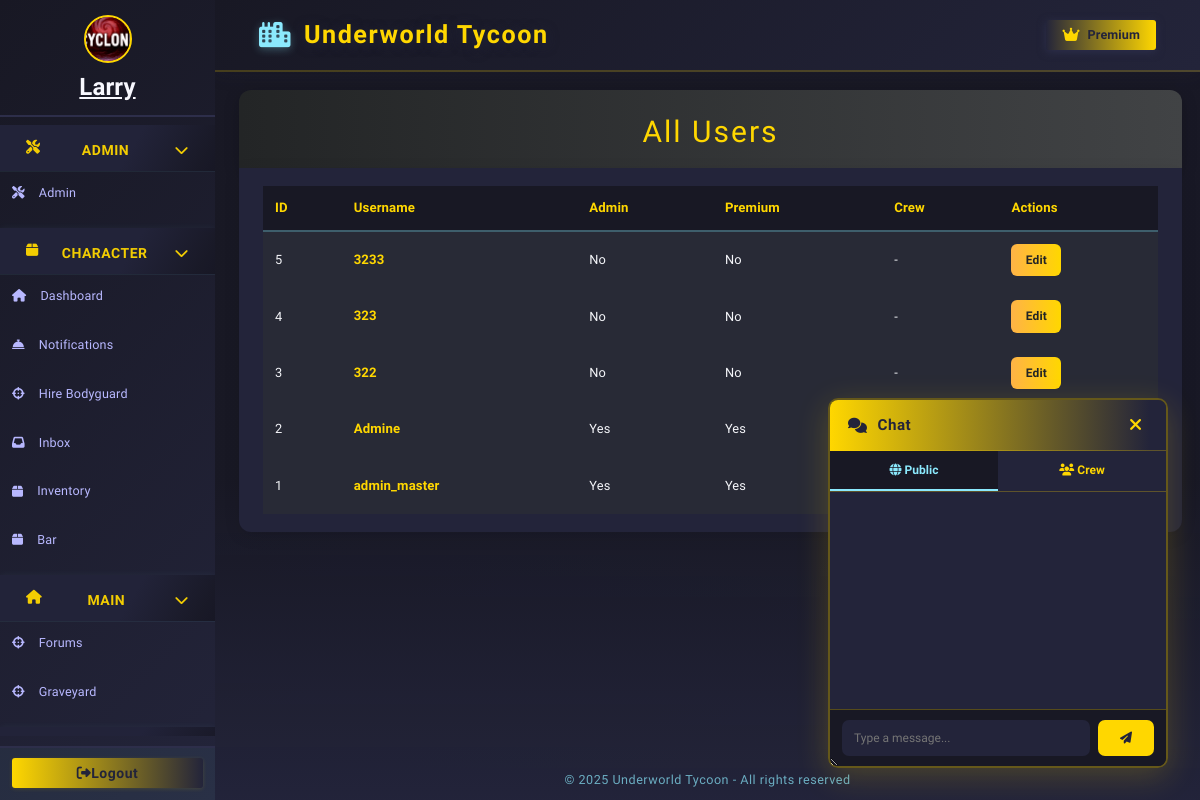
The app's page /admin/users (signed in) with its own data.
### models/character.py (models this page shows, shortened)
class Character(db.Model):
    __tablename__ = 'character'
    id = db.Column(db.Integer, primary_key=True)
    user_id = db.Column(db.Integer, db.ForeignKey('user.id'), nullable=True)
    user = db.relationship('User', backref=db.backref('linked_character', overlaps="linked_characters"), foreign_keys=[user_id], overlaps="linked_characters")
    name = db.Column(db.String(64), unique=True, nullable=False)
    bodyguards = db.Column(db.Integer, default=0)
    date_created = db.Column(db.DateTime, nullable=True, default=datetime.utcnow)
    health = db.Column(db.Integer, default=100)
    money = db.Column(db.Integer, default=250)
    level = db.Column(db.Integer, default=1)
    xp = db.Column(db.Integer, default=0)
    last_crime_time = db.Column(db.DateTime, nullable=True)
    last_travel_time = db.Column(db.DateTime, nullable=True)
    city = db.Column(db.String(64), default="New York")
    gun_id = db.Column(db.Integer, db.ForeignKey('shop_item.id'))
    gun = db.relationship('ShopItem', foreign_keys=[gun_id])
    in_jail = db.Column(db.Boolean, default=False)
    jail_until = db.Column(db.DateTime, nullable=True)
    bar_timer = db.Column(db.DateTime, nullable=True)
    bar_cooldown = db.Column(db.DateTime, nullable=True)  # New field for bar cooldown
    crime_group_id = db.Column(db.Integer, db.ForeignKey('organized_crime.id'))
    crime_group = db.relationship("OrganizedCrime", back_populates="members", foreign_keys=[crime_group_id])
    master_id = db.Column(db.Integer, db.ForeignKey('user.id'))
    equipped_gun_id = db.Column(db.Integer, db.ForeignKey('gun.id'), nullable=True)
    equipped_gun = db.relationship('Gun', foreign_keys=[equipped_gun_id])
    earn_streak = db.Column(db.Integer, default=0)
    last_earned = db.Column(db.DateTime, nullable=True)
    is_alive = db.Column(db.Boolean, default=True)
    profile_image = db.Column(db.String(255), nullable=True)
    crew_id = db.Column(db.Integer, db.ForeignKey('crew.id'))
    linked_user = db.relationship('User', foreign_keys=[user_id], overlaps="linked_character,linked_characters,user")
    crew = db.relationship('Crew', backref='characters')
    bio = db.Column(db.Text, default="")
    bodyguard_names = db.Column(db.Text, default="[]")  # Store as JSON list of names
    steal_cooldown = db.Column(db.DateTime, nullable=True)

### models/user.py (models this page shows, shortened)
class User(db.Model, UserMixin):
    __tablename__ = 'user'
    id = db.Column(db.Integer, primary_key=True)
    username = db.Column(db.String(12), unique=True, nullable=False)
    password_hash = db.Column(db.String(150), nullable=False)
    crew_id = db.Column(db.Integer, db.ForeignKey('crew.id'), nullable=True)
    email = db.Column(db.String(120), unique=True, nullable=False)
    email_verified = db.Column(db.Boolean, default=False)
    email_verification_token = db.Column(db.String(128), nullable=True)
    reset_token = db.Column(db.String(128), nullable=True)
    reset_token_expiry = db.Column(db.DateTime, nullable=True)
    last_seen = db.Column(db.DateTime, default=datetime.utcnow)
    last_earned = db.Column(db.DateTime, default=None, nullable=True)
    is_admin = db.Column(db.Boolean, default=False)
    premium = db.Column(db.Boolean, default=False)
    premium_until = db.Column(db.DateTime, nullable=True)
    last_known_ip = db.Column(db.String(45))
    organized_crime_id = db.Column(db.Integer, db.ForeignKey('organized_crime.id'))
    last_crime_time = db.Column(db.DateTime, nullable=True)
    gun_id = db.Column(db.Integer, db.ForeignKey('shop_item.id'), nullable=True)
    gun = db.relationship('ShopItem', foreign_keys=[gun_id])
    character = db.relationship('Character', backref='master', uselist=False, foreign_keys='Character.master_id')
    characters = db.relationship(
        'Character',
        backref=db.backref('owner', overlaps="character,master"),
        lazy=True,
        foreign_keys='Character.master_id',
        overlaps="character,master"
    )
    kills = db.Column(db.Integer, default=0)
    linked_characters = db.relationship('Character', foreign_keys='Character.user_id')

### models/admin.py (the view)
@admin_bp.route('/users')
@limiter.limit("20 per minute")
@admin_required
def admin_users():
    users = User.query.order_by(User.id.desc()).all()
    return render_template('admin/users.html', users=users)

### models/forms.py
class UpgradeForm(FlaskForm):
    submit = SubmitField('Upgrade')

class ChatForm(FlaskForm):
    message = StringField('Message', validators=[DataRequired()])
    submit = SubmitField('Send')

### app.py (called while the page is built)
@app.before_request
def update_last_seen():
    if current_user.is_authenticated:
        now = datetime.utcnow()
        if not current_user.last_seen or (now - current_user.last_seen).seconds > 1:
            current_user.last_seen = now
            db.session.commit()

@app.before_request
def enable_sqlite_fk():
    if db.engine.url.drivername == 'sqlite':
        with db.engine.connect() as conn:
            conn.execute(db.text("PRAGMA foreign_keys=ON"))

@login_manager.user_loader
def load_user(user_id):
    return db.session.get(User, int(user_id))

@app.context_processor
def inject_upgrade_form():
    return dict(upgrade_form=UpgradeForm())

@app.context_processor
def inject_user():
    return dict(user=current_user)

@app.context_processor
def inject_current_character():
    from flask_login import current_user
    if current_user.is_authenticated:
        character = Character.query.filter_by(master_id=current_user.id, is_alive=True).first()
        return dict(current_character=character)
    return dict(current_character=None)

@app.context_processor
def inject_is_godfather():
    if current_user.is_authenticated:
        character = Character.query.filter_by(master_id=current_user.id, is_alive=True).first()
        if character and Godfather.query.filter_by(character_id=character.id).first():
            return dict(is_godfather=True)
    return dict(is_godfather=False)

@app.context_processor
def inject_now():
    from datetime import datetime
    return {'now': datetime.utcnow}

@app.context_processor
def inject_chat_form():
    return dict(chat_form=ChatForm())

### models/admin.py (called while the page is built)
def admin_required(f):
    from functools import wraps
    @wraps(f)
    def decorated_function(*args, **kwargs):
        if not current_user.is_authenticated or not getattr(current_user, 'is_admin', False):
            flash("Admin access required.", "danger")
            return redirect(url_for('dashboard'))
        return f(*args, **kwargs)
    return decorated_function

### templates/admin/users.html (shortened to what this page needs)
{% extends "base.html" %}
{% block content %}
<div class="users-header">
    <h1>All Users</h1>
</div>
<div class="users-list">
    <table class="users-table">
        <tr>
            <th>ID</th>
            <th>Username</th>
            <th>Admin</th>
            <th>Premium</th>
            <th>Crew</th>
            <th>Actions</th>
        </tr>
        {% for user in users %}
        <tr>
            <td>{{ user.id }}</td>
            <td><span class="user-link">{{ user.username }}</span></td>
            <td>{{ 'Yes' if user.is_admin else 'No' }}</td>
            <td>{{ 'Yes' if user.premium else 'No' }}</td>
            <td>{{ user.crew_id or '-' }}</td>
            <td>
                <div class="user-actions">
                    <a href="{{ url_for('admin.admin_edit_user', user_id=user.id) }}" class="btn btn-primary">Edit</a>
                </div>
            </td>
        </tr>
        {% else %}
        <tr>
            <td colspan="6" style="color:#b8b8ff;">No users found.</td>
        </tr>
        {% endfor %}
    </table>
</div>
{% endblock %}

### templates/base.html (shortened to what this page needs)
<!DOCTYPE html>
<html lang="en">
<head>
  <link rel="stylesheet" href="https://cdn.jsdelivr.net/npm/bootstrap@4.6.2/dist/css/bootstrap.min.css">
  <link rel="stylesheet" href="https://cdnjs.cloudflare.com/ajax/libs/font-awesome/6.4.2/css/all.min.css">
</head>
<body class="fade-in">
  <div class="layout-root fade-in">
    {% block sidebar %}
    <div class="sidebar {% if request.endpoint in ['login', 'register'] %}d-none{% endif %}">
      <nav class="sidebar">
        {% if current_user.is_authenticated %}
          <div class="sidebar-user">
            {% set character = current_character %}
            {% if character and character.profile_image %}
              <img
                src="{{ url_for('static', filename=character.profile_image) if not character.profile_image.startswith('http') else character.profile_image }}"
                class="crew-avatar"
                alt="avatar"
                style="width:48px;height:48px;border-radius:50%;margin-bottom:6px;border:2px solid #ffd700;object-fit:cover;"
              >
            {% else %}
              <i id="char-name" class="fas fa-user-circle"></i>
            {% endif %}
            {% if character %}
              <a href="{{ url_for('profile_by_id', char_id=character.id) }}" style="color:inherit; text-decoration: underline;">
                <strong>{{ character.name }}</strong>
              </a>
            {% else %}
              <span><strong>No character</strong></span>
            {% endif %}
          </div>
        {% endif %}
        <div class="sidebar-nav">
          {% if current_user.is_authenticated and current_user.is_admin %}
          <div class="sidebar-category">
            <div class="sidebar-category-title collapsible" onclick="toggleSidebarCategory(this)">
              <i class="fas fa-tools"></i>&nbsp;Admin
              <span class="collapse-arrow"><i class="fas fa-chevron-down"></i></span>
            </div>
            <div class="sidebar-subnav">
              <a href="{{ url_for('admin.admin_dashboard') }}" class="{% if request.endpoint == 'admin.index' %}active{% endif %}">
                <i class="fas fa-tools"></i> <span>Admin</span>
              </a>
            </div>
          </div>
          {% endif %}
          <div class="sidebar-category">
            <div class="sidebar-category-title collapsible" onclick="toggleSidebarCategory(this)">
              <i class="fas fa-box"> </i>&nbsp;Character
              <span class="collapse-arrow"><i class="fas fa-chevron-down"></i></span>
            </div>
            <div class="sidebar-subnav">
              <a href="{{ url_for('dashboard') }}" class="{% if request.endpoint == 'dashboard' %}active{% endif %}">
                <i class="fas fa-home"></i> <span>Dashboard</span>
              </a>
              <a href="{{ url_for('notifications') }}" class="{% if request.endpoint == 'notifications' %}active{% endif %}">
                <i class="fas fa-concierge-bell"></i> <span>Notifications</span>
              </a>
              <a href="{{ url_for('hire_bodyguard') }}" class="{% if request.endpoint == 'hire_bodyguard' %}active{% endif %}">
                <i class="fas fa-crosshairs"></i> <span>Hire Bodyguard</span>
              </a>
              <a href="{{ url_for('inbox') }}" class="{% if request.endpoint == 'inbox' %}active{% endif %}">
                <i class="fas fa-inbox"></i> <span>Inbox</span>
              </a>
              <a href="{{ url_for('inventory') }}" class="{% if request.endpoint == 'inventory' %}active{% endif %}">
                <i class="fas fa-box"></i> <span>Inventory</span>
              </a>
              <a href="{{ url_for('send_beer') }}" class="{% if request.endpoint == 'send_beer' %}active{% endif %}">
                <i class="fas fa-box"></i> <span>Bar</span>
              </a>
            </div>
          </div>
          <div class="sidebar-category">
            <div class="sidebar-category-title collapsible" onclick="toggleSidebarCategory(this)">
              <i class="fas fa-home"></i>&nbsp;Main
              <span class="collapse-arrow"><i class="fas fa-chevron-down"></i></span>
            </div>
            <div class="sidebar-subnav">
              <a href="{{ url_for('forums') }}" class="{% if request.endpoint == 'forums' %}active{% endif %}">
                <i class="fas fa-crosshairs"></i> <span>Forums</span>
              </a>
              <a href="{{ url_for('graveyard') }}" class="{% if request.endpoint == 'graveyard' %}active{% endif %}">
                <i class="fas fa-crosshairs"></i> <span>Graveyard</span>
              </a>
            </div>
          </div>
          <div class="sidebar-category">
            <div class="sidebar-category-title collapsible" onclick="toggleSidebarCategory(this)">
            </div>
          </div>
        </div>
        <div class="sidebar-footer">
          {% if current_user.is_authenticated %}
          <a href="{{ url_for('logout') }}" class="btn"><i id="fas-fa" class="fas fa-sign-out-alt"></i><span>Logout</span> </a>
          {% endif %}
        </div>
      </nav>
    </div>
    {% endblock %}
    <div class="main-area">
      <header class="topbar">
        <span class="topbar-title">
          <i class="fas fa-city"></i> <a href="/"> {%block topbar_title %}Underworld Tycoon{% endblock %}</a>
        </span>
        <div class="topbar-actions">
          {% block topbar_actions %}
          {% if current_user.is_authenticated and not current_user.premium %}
          <form action="{{ url_for('upgrade') }}" method="post" class="d-inline">
            {{ upgrade_form.hidden_tag() }}
            {{ upgrade_form.submit(class_="btn") }}
          </form>
          {% elif current_user.is_authenticated and current_user.premium %}
          <span class="badge">
            <i class="fas fa-crown"></i> Premium
          </span>
          {% endif %}
          {% endblock %}
        </div>
      </header>
      <main class="content-area">
        {% block content %}{% endblock %}
      </main>
      <footer>
        &copy; {{ current_year if current_year else "2025" }} Underworld Tycoon - All rights reserved
      </footer>
    </div>
    {% if current_user.is_authenticated %}
    <div id="floating-chat">
      <div class="chat-header">
        <span class="chat-title"><i class="fas fa-comments"></i> Chat</span>
        <button type="button" class="chat-close" onclick="toggleChat()" title="Close chat">
          <i class="fas fa-times"></i>
        </button>
      </div>
      <div class="chat-tabs">
        <button type="button" id="tab-public" class="chat-tab active-tab" onclick="switchTab('public')">
          <i class="fas fa-globe"></i> Public
        </button>
        <button type="button" id="tab-crew" class="chat-tab" onclick="switchTab('crew')">
          <i class="fas fa-users"></i> Crew
        </button>
      </div>
      <div id="chat-messages" class="chat-messages"></div>
      <form id="chat-form" method="POST" autocomplete="off">
        {{ chat_form.message(id="chat-input", maxlength=250, placeholder="Type a message...") }}
        <button type="submit" id="chat-submit"><i class="fas fa-paper-plane"></i></button>
      </form>
    </div>
    {% endif %}
  </div>
</body>
</html>

### templates/admin/users.html (style rules this page uses)
.users-header { background: linear-gradient(90deg, #232526 0%, #414345 100%); padding: 2rem 2rem 1rem 2rem; border-radius: 12px 12px 0 0; box-shadow: 0 4px 16px rgba(0,0,0,0.2); margin-bottom: 0; }
.users-header h1 { color: #ffd700; font-size: 2.5rem; text-align: center; margin-bottom: 0.5rem; letter-spacing: 2px; }
.users-list { background: #23243a; border-radius: 0 0 12px 12px; padding: 1.5rem 2rem; box-shadow: 0 4px 16px rgba(0,0,0,0.1); }
.users-table { width: 100%; color: #f5f6fa; border-collapse: separate; border-spacing: 0; }
.users-table th, .users-table td { padding: 1rem 1rem; text-align: left; vertical-align: middle; }
.users-table th { background: #181824; color: #ffd700; font-size: 1.1rem; font-weight: bold; border-bottom: 2px solid #8be9fd55; }
.users-table tr { background: #282a36; transition: background 0.2s; }
.user-link { color: #ffd700; font-size: 1.1rem; font-weight: bold; text-decoration: none; transition: color 0.2s; }
.user-actions { display: flex; gap: 8px; }
.btn-primary { background: linear-gradient(90deg, #ffb347 0%, #ffd700 100%); color: #232526; border: none; padding: 0.6rem 1.2rem; border-radius: 6px; font-weight: bold; margin-bottom: 0; transition: background 0.2s; text-decoration: none; }

### records on screen
Character: profile_image (picture), name "Larry"
User: id "5", username "3233", is_admin "No", premium "No", crew_id "-"
User: id "4", username "323", is_admin "No", premium "No", crew_id "-"
User: id "3", username "322", is_admin "No", premium "No", crew_id "-"
User: id "2", username "Admine", is_admin "Yes", premium "Yes"
User: id "1", username "admin_master", is_admin "Yes", premium "Yes"

### other values on screen
{{ current_year if current_year else "2025" }} "2025"
